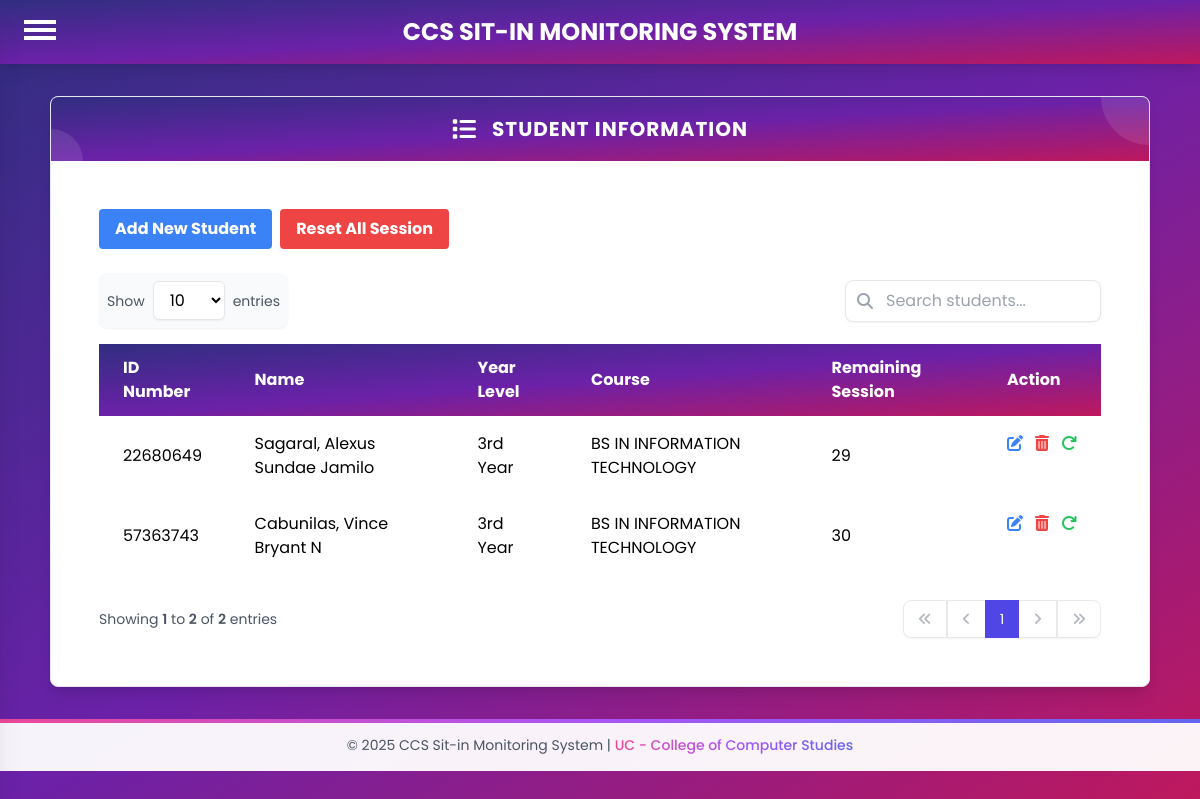
Before: /admin/admin_studlist.php (signed in) with the older database file.
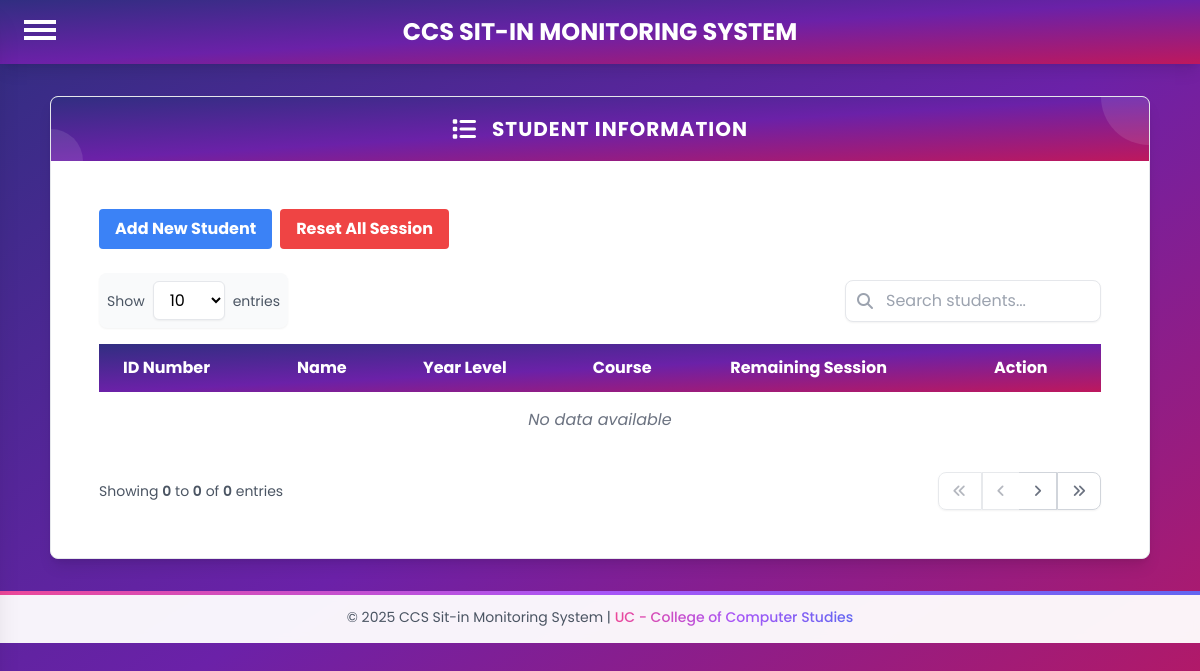
After: the same page with the newer database file.
### tables this page shows
CREATE TABLE `users` (
  `STUD_NUM` int(11) NOT NULL,
  `IDNO` int(11) NOT NULL,
  `LAST_NAME` varchar(30) NOT NULL,
  `FIRST_NAME` varchar(30) NOT NULL,
  `MID_NAME` varchar(30) NOT NULL,
  `COURSE` enum('BS IN ACCOUNTANCY','BS IN BUSINESS ADMINISTRATION','BS IN CRIMINOLOGY','BS IN CUSTOMS ADMINISTRATION','BS IN INFORMATION TECHNOLOGY','BS IN COMPUTER SCIENCE','BS IN OFFICE ADMINISTRATION','BS IN SOCIAL WORK','BACHELOR OF SECONDARY EDUCATION','BACHELOR OF ELEMENTARY EDUCATION') NOT NULL,
  `YEAR_LEVEL` enum('1st Year','2nd Year','3rd Year','4th Year') NOT NULL,
  `USER_NAME` varchar(30) NOT NULL,
  `PASSWORD_HASH` varchar(255) NOT NULL,
  `UPLOAD_IMAGE` longblob DEFAULT NULL,
  `EMAIL` varchar(30) NOT NULL,
  `ADDRESS` varchar(255) NOT NULL,
  `SESSION` int(11) NOT NULL DEFAULT 30,
  `POINTS` int(5) NOT NULL,
  `TOTAL_POINTS` int(11) NOT NULL DEFAULT 0
);

### admin/admin_studlist.php (the view, shortened to what this page needs)
<?php
require '../db.php';
$entries_per_page = isset($_GET['entries']) ? (int)$_GET['entries'] : 10;
$current_page = isset($_GET['page']) ? (int)$_GET['page'] : 1;
$offset = ($current_page - 1) * $entries_per_page;
$count_query = "SELECT COUNT(*) as total FROM users";
$count_result = mysqli_query($conn, $count_query);
$count_row = mysqli_fetch_assoc($count_result);
$total_records = $count_row['total'];
$query = "SELECT * FROM users";
$query .= " LIMIT $entries_per_page OFFSET $offset";
$result = mysqli_query($conn, $query);
?>
<!DOCTYPE html>
<html lang="en">
<head>
    <link rel="stylesheet" href="https://cdnjs.cloudflare.com/ajax/libs/font-awesome/6.4.0/css/all.min.css">
    <script src="https://cdn.tailwindcss.com"></script>
</head>
<body class="bg-gradient-to-br from-indigo-900 via-purple-800 to-pink-700 min-h-screen font-poppins">
    <div class="text-center text-white font-bold text-2xl py-4 relative shadow-lg" style="background: linear-gradient(to bottom right, rgb(49, 46, 129), rgb(107, 33, 168), rgb(190, 24, 93))">
        CCS SIT-IN MONITORING SYSTEM
        <div class="absolute top-4 left-6 cursor-pointer" onclick="toggleNav(this)">
            <div class="bar1 w-8 h-1 bg-white my-1 transition-all duration-300"></div>
            <div class="bar2 w-8 h-1 bg-white my-1 transition-all duration-300"></div>
            <div class="bar3 w-8 h-1 bg-white my-1 transition-all duration-300"></div>
        </div>
    </div>
    <div class="content-container w-11/12 mx-auto my-8 bg-white p-6 rounded-lg shadow-lg overflow-hidden border border-gray-200">
        <div class="bg-gradient-to-br from-[rgb(49,46,129)] via-[rgb(107,33,168)] to-[rgb(190,24,93)] text-white p-4 flex items-center justify-center relative overflow-hidden -mx-6 -mt-6 mb-6">
            <div class="absolute top-0 right-0 w-24 h-24 bg-white/10 rounded-full -translate-y-1/2 translate-x-1/2"></div>
            <div class="absolute bottom-0 left-0 w-16 h-16 bg-white/10 rounded-full translate-y-1/2 -translate-x-1/2"></div>
            <i class="fas fa-list text-2xl mr-4 relative z-10"></i>
            <h2 class="text-xl font-bold tracking-wider uppercase relative z-10">Student Information</h2>
        </div>
        <div class="p-6">
            <div class="flex mb-6">
                <button id="addStudentBtn" class="bg-blue-500 hover:bg-blue-600 text-white font-bold py-2 px-4 rounded">
                    Add New Student
                </button>
                <button id="resetSessionBtn" class="bg-red-500 hover:bg-red-600 text-white font-bold py-2 px-4 rounded ml-2">Reset All Session</button>
            </div>
            <div class="flex justify-between items-center mb-4">
                <div class="flex items-center bg-gray-50 rounded-lg p-2 shadow-sm">
                    <label class="text-gray-600 mr-2 text-sm">Show</label>
                    <select id="entriesPerPage" onchange="changeEntries(this.value)" class="bg-white border border-gray-200 rounded-md px-3 py-1.5 shadow-sm focus:ring-2 focus:ring-indigo-400 focus:border-indigo-400 outline-none">
                        <option value="10" <?php echo $entries_per_page == 10 ? 'selected' : ''; ?>>10</option>
                    </select>
                    <span class="text-gray-600 ml-2 text-sm">entries</span>
                </div>
                <div class="flex items-center">
                    <div class="relative">
                        <input type="text" id="searchInput" placeholder="Search students..."
                            class="w-full md:w-64 pl-10 pr-4 py-2 border border-gray-200 rounded-lg shadow-sm focus:ring-2 focus:ring-indigo-400 focus:border-indigo-400 outline-none"
                            onkeypress="if(event.key === 'Enter') { event.preventDefault(); searchTable(); }">
                        <i class="fas fa-search absolute left-3 top-1/2 -translate-y-1/2 text-gray-400"></i>
                    </div>
                </div>
            </div>
            <div class="overflow-x-auto">
                <table class="min-w-full">
                <thead style="background: linear-gradient(to bottom right, rgb(49, 46, 129), rgb(107, 33, 168), rgb(190, 24, 93));" class="text-white">
                        <tr>
                            <th class="px-6 py-3 text-left">ID Number</th>
                            <th class="px-6 py-3 text-left">Name</th>
                            <th class="px-6 py-3 text-left">Year Level</th>
                            <th class="px-6 py-3 text-left">Course</th>
                            <th class="px-6 py-3 text-left">Remaining Session</th>
                            <th class="px-6 py-3 text-left">Action</th>
                        </tr>
                    </thead>
                    <tbody id="tableBody" class="bg-white">
                        <?php
                        if (mysqli_num_rows($result) > 0) {
                            while ($row = mysqli_fetch_assoc($result)) {
                                $fullName = $row['LAST_NAME'] . ', ' . $row['FIRST_NAME'] . ' ' . $row['MID_NAME'];
                                echo "<tr class='hover:bg-gray-100'>";
                                echo "<td class='px-6 py-4'>" . $row['IDNO'] . "</td>";
                                echo "<td class='px-6 py-4'>" . $fullName . "</td>";
                                echo "<td class='px-6 py-4'>" . $row['YEAR_LEVEL'] . "</td>";
                                echo "<td class='px-6 py-4'>" . $row['COURSE'] . "</td>";
                                echo "<td class='px-6 py-4'>" . $row['SESSION'] . "</td>";
                                echo "<td class='px-6 py-4 flex space-x-3'>
                                        <a href='edit_student.php?id=" . $row['STUD_NUM'] . "' class='text-blue-500 hover:text-blue-700'>
                                            <i class='fas fa-edit'></i>
                                        </a>
                                        <a href='javascript:void(0);' class='text-red-500 hover:text-red-700'
                                           onclick='confirmDelete(" . $row['STUD_NUM'] . ")'>
                                            <i class='fas fa-trash-alt'></i>
                                        </a>
                                        <a href='javascript:void(0);' class='text-green-500 hover:text-green-700'
                                           onclick='confirmResetSession(" . $row['STUD_NUM'] . ")'>
                                            <i class='fas fa-redo'></i>
                                        </a>
                                    </td>";
                                echo "</tr>";
                            }
                        } else {
                            echo "<tr><td colspan='6' class='px-6 py-4 text-center text-gray-500 italic'>No data available</td></tr>";
                        }
                        ?>
                    </tbody>
                </table>
            </div>
            <div class="flex flex-col md:flex-row md:justify-between md:items-center mt-6 gap-4">
                <div class="text-gray-600 text-sm">
                    <?php
                    $start_entry = $total_records > 0 ? $offset + 1 : 0;
                    $end_entry = min($offset + $entries_per_page, $total_records);
                    echo "Showing <span class='font-semibold'>$start_entry</span> to <span class='font-semibold'>$end_entry</span> of <span class='font-semibold'>$total_records</span> entries";
                    ?>
                </div>
                <div class="inline-flex rounded-lg shadow-sm">
                    <?php
                    $total_pages = ceil($total_records / $entries_per_page);
                    echo "<button onclick=\"changePage(1)\" " . ($current_page == 1 ? 'disabled' : '') . "
                          class=\"px-3.5 py-2 text-sm bg-white border border-gray-300 rounded-l-lg hover:bg-gray-50 text-gray-500" .
                          ($current_page == 1 ? ' opacity-50 cursor-not-allowed' : '') . "\">
                          <i class=\"fas fa-angles-left\"></i>
                      </button>";
                    $prev_page = max(1, $current_page - 1);
                    echo "<button onclick=\"changePage($prev_page)\" " . ($current_page == 1 ? 'disabled' : '') . "
                          class=\"px-3.5 py-2 text-sm bg-white border-t border-b border-l border-gray-300 hover:bg-gray-50 text-gray-500" .
                          ($current_page == 1 ? ' opacity-50 cursor-not-allowed' : '') . "\">
                          <i class=\"fas fa-angle-left\"></i>
                      </button>";
                    for($i = 1; $i <= $total_pages; $i++) {
                        if($i == $current_page) {
                            echo "<button class=\"px-3.5 py-2 text-sm bg-indigo-600 text-white border border-indigo-600\">$i</button>";
                        } else {
                            echo "<button onclick=\"changePage($i)\"
                                  class=\"px-3.5 py-2 text-sm bg-white border border-gray-300 hover:bg-gray-50 text-gray-700\">$i</button>";
                        }
                    }
                    $next_page = min($total_pages, $current_page + 1);
                    echo "<button onclick=\"changePage($next_page)\" " . ($current_page == $total_pages ? 'disabled' : '') . "
                          class=\"px-3.5 py-2 text-sm bg-white border-t border-b border-r border-gray-300 hover:bg-gray-50 text-gray-500" .
                          ($current_page == $total_pages ? ' opacity-50 cursor-not-allowed' : '') . "\">
                          <i class=\"fas fa-angle-right\"></i>
                      </button>";
                    echo "<button onclick=\"changePage($total_pages)\" " . ($current_page == $total_pages ? 'disabled' : '') . "
                          class=\"px-3.5 py-2 text-sm bg-white border border-gray-300 rounded-r-lg hover:bg-gray-50 text-gray-500" .
                          ($current_page == $total_pages ? ' opacity-50 cursor-not-allowed' : '') . "\">
                          <i class=\"fas fa-angles-right\"></i>
                      </button>";
                    ?>
                </div>
            </div>
        </div>
    </div>
    <div class="py-4 px-6 bg-white/95 backdrop-blur-sm mt-8 relative">
        <div class="absolute inset-x-0 top-0 h-1 bg-gradient-to-r from-pink-500 via-purple-500 to-indigo-500"></div>
        <p class="text-center text-sm text-gray-600">
            &copy; 2025 CCS Sit-in Monitoring System | <span class="gradient-text font-medium">UC - College of Computer Studies</span>
        </p>
    </div>
</body>
</html>

### admin/admin_studlist.php (style rules this page uses)
.gradient-text { background: linear-gradient(to right, #ec4899, #a855f7, #6366f1); -webkit-background-clip: text; -webkit-text-fill-color: transparent; background-clip: text; display: inline-block; }

Changed rows visible on the page:
removed users: IDNO "22680649", fullName "Sagaral, Alexus Sundae Jamilo", YEAR_LEVEL "3rd Year", COURSE "BS IN INFORMATION TECHNOLOGY", SESSION "29"
removed users: IDNO "57363743", fullName "Cabunilas, Vince Bryant N", YEAR_LEVEL "3rd Year", COURSE "BS IN INFORMATION TECHNOLOGY", SESSION "30"
Other visible differences:
$start_entry: "1" → "0"
$end_entry: "2" → "0"
$total_records: "2" → "0"
text now shown: "No data available"
list line gone: "1"
